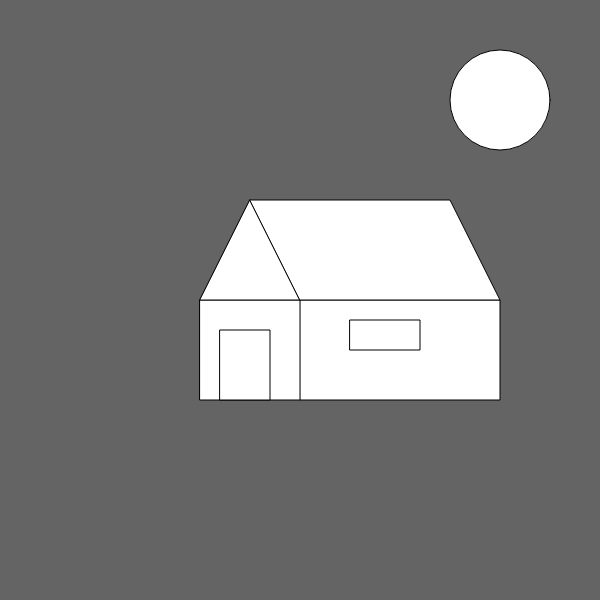
Frame 1 (no input)
Frame 60 (no input): identical to frame 1, image omitted
Frame 120 (the mouse pressed at the canvas centre since frame 60): identical to frame 1, image omitted

The p5.js sketch that drew this single still picture (run headless with seeded random() and noise() and a simulated clock; from frame 60 on, the mouse is pressed at the canvas centre):

// p5.js sketch
// ── sketch.js
function setup() {
	createCanvas(600, 600);

}

function draw() {
	background(100);
	rect(300, 300, 200, 100);
	rect(350, 320, 70, 30);
	rect(200, 300, 100, 100);
	rect(220, 330, 50, 70);
	triangle(200, 300, 300, 300, 250, 200);
	quad(250, 200, 450, 200, 500, 300, 300, 300);
	ellipse(500, 100, 100, 100);
}
